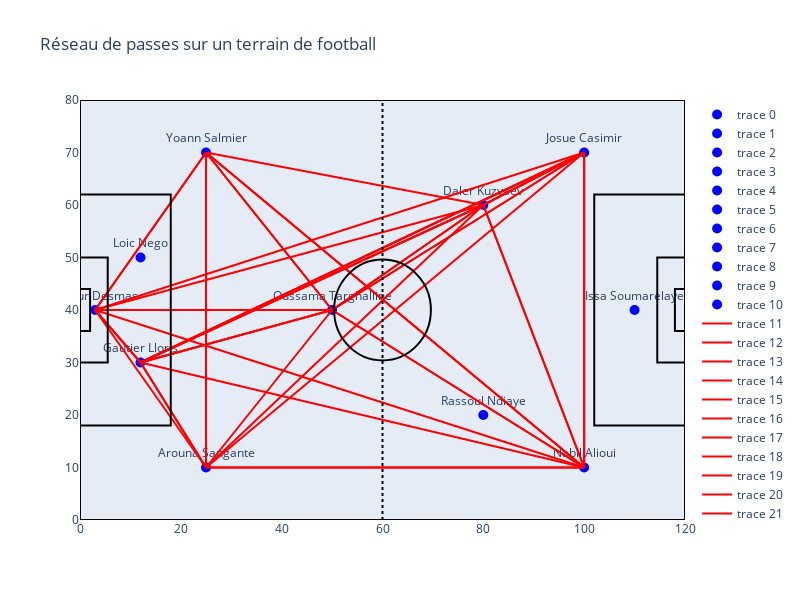

The notebook cell this image was saved under:
### Code cell
import plotly.graph_objs as go

def visualize_pass_network(player_positions_df, passes_df):
    # Convert dataframes to dictionaries
    players_positions = {
        row['player.name']: (row['location.x'], row['location.y'])
        for index, row in player_positions_df.iterrows()
    }

    # Calculate pass information
    pass_info = passes_df.groupby(['player.name']).agg(
        num_passes=('pass.length', 'size'),
        avg_pass_length=('pass.length', 'mean')
    ).reset_index()

    pass_info_received = passes_df.groupby(['pass.recipient.name']).agg(
        num_passes_received=('pass.length', 'size'),
        avg_pass_length_received=('pass.length', 'mean')
    ).reset_index()

    # Create dictionaries for pass info
    pass_info_dict = {
        row['player.name']: {
            'num_passes': row['num_passes'],
            'avg_pass_length': row['avg_pass_length']
        }
        for index, row in pass_info.iterrows()
    }

    pass_info_received_dict = {
        row['pass.recipient.name']: {
            'num_passes_received': row['num_passes_received'],
            'avg_pass_length_received': row['avg_pass_length_received']
        }
        for index, row in pass_info_received.iterrows()
    }

    # Trace football field
    fig = go.Figure()

    # Add shapes to represent football field
    terrain_shapes = [
        dict(type="rect", x0=0, y0=0, x1=120, y1=80, line=dict(color="Black")),
        dict(type="line", x0=60, y0=0, x1=60, y1=80, line=dict(color="Black", dash="dot")),
        dict(type="rect", x0=0, y0=18, x1=18, y1=62, line=dict(color="Black")),
        dict(type="rect", x0=102, y0=18, x1=120, y1=62, line=dict(color="Black")),
        dict(type="rect", x0=0, y0=30, x1=5.5, y1=50, line=dict(color="Black")),
        dict(type="rect", x0=114.5, y0=30, x1=120, y1=50, line=dict(color="Black")),
        dict(type="rect", x0=0, y0=36, x1=2, y1=44, line=dict(color="Black")),
        dict(type="rect", x0=118, y0=36, x1=120, y1=44, line=dict(color="Black")),
        dict(type="circle", xref="x", yref="y", x0=50.4, y0=30.4, x1=69.6, y1=49.6, line_color="Black"),
    ]
    fig.update_layout(shapes=terrain_shapes)

    # Add players on the field with pass info
    for player, pos in players_positions.items():
        passes_from_player = pass_info_dict.get(player, {'num_passes': 0, 'avg_pass_length': 0})
        passes_to_player = pass_info_received_dict.get(player, {'num_passes_received': 0, 'avg_pass_length_received': 0})

        hover_text = (
            f"Joueur: {player}<br>"
            f"Nombre de passes effectuées: {passes_from_player['num_passes']}<br>"
            f"Longueur moyenne des passes effectuées: {passes_from_player['avg_pass_length']:.2f} m<br>"
            f"Nombre de passes reçues: {passes_to_player['num_passes_received']}<br>"
            f"Longueur moyenne des passes reçues: {passes_to_player['avg_pass_length_received']:.2f} m"
        )

        fig.add_trace(go.Scatter(
            x=[pos[0]],
            y=[pos[1]],
            mode='markers+text',
            text=[player],
            textposition="top center",
            marker=dict(size=10, color='blue'),
            hovertext=hover_text,
            hoverinfo="text"
        ))

    # Calculate number and average length of passes between players
    passes_between_players = passes_df.groupby(['player.name', 'pass.recipient.name']).agg(
        num_passes=('pass.length', 'size'),
        avg_pass_length=('pass.length', 'mean')
    ).reset_index()

    # Add passes
    for row in passes_between_players.itertuples():
        if row[1] in players_positions and row[2] in players_positions:
            start = players_positions[row[1]]
            end = players_positions[row[2]]
            hover_text = (
                f"Passes de {row[1]} à {row[2]}<br>"
                f"Nombre de passes: {row.num_passes}<br>"
                f"Longueur moyenne des passes: {row.avg_pass_length:.2f} m"
            )
            fig.add_trace(go.Scatter(
                x=[start[0], end[0]],
                y=[start[1], end[1]],
                mode='lines',
                line=dict(width=2, color='red'),
                hovertext=hover_text,
                hoverinfo="text"
            ))

    fig.update_layout(
        title="Réseau de passes sur un terrain de football",
        xaxis=dict(range=[0, 120], showgrid=False, zeroline=False),
        yaxis=dict(range=[0, 80], showgrid=False, zeroline=False),
        width=800,
        height=600
    )
    fig.show()

visualize_pass_network(df_positions, df_passes)

### Figure 1 — Plotly figure (JSON) as saved in the notebook; plotly's stock layout.template omitted (floating-point values rounded to 4 significant figures)
{"data": [{"hoverinfo": "text", "hovertext": "Joueur: Arthur Desmas<br>Nombre de passes effectuées: 23<br>Longueur moyenne des passes effectuées: 44.32 m<br>Nombre de passes reçues: 5<br>Longueur moyenne des passes reçues: 22.77 m", "marker": {"color": "blue", "size": 10}, "mode": "markers+text", "text": ["Arthur Desmas"], "textposition": "top center", "type": "scatter", "x": [3], "y": [40]}, {"hoverinfo": "text", "hovertext": "Joueur: Gautier Lloris<br>Nombre de passes effectuées: 32<br>Longueur moyenne des passes effectuées: 13.61 m<br>Nombre de passes reçues: 24<br>Longueur moyenne des passes reçues: 18.73 m", "marker": {"color": "blue", "size": 10}, "mode": "markers+text", "text": ["Gautier Lloris"], "textposition": "top center", "type": "scatter", "x": [12], "y": [30]}, {"hoverinfo": "text", "hovertext": "Joueur: Loic Nego<br>Nombre de passes effectuées: 0<br>Longueur moyenne des passes effectuées: 0.00 m<br>Nombre de passes reçues: 0<br>Longueur moyenne des passes reçues: 0.00 m", "marker": {"color": "blue", "size": 10}, "mode": "markers+text", "text": ["Loic Nego"], "textposition": "top center", "type": "scatter", "x": [12], "y": [50]}, {"hoverinfo": "text", "hovertext": "Joueur: Arouna Sangante<br>Nombre de passes effectuées: 28<br>Longueur moyenne des passes effectuées: 33.87 m<br>Nombre de passes reçues: 15<br>Longueur moyenne des passes reçues: 19.06 m", "marker": {"color": "blue", "size": 10}, "mode": "markers+text", "text": ["Arouna Sangante"], "textposition": "top center", "type": "scatter", "x": [25], "y": [10]}, {"hoverinfo": "text", "hovertext": "Joueur: Yoann Salmier<br>Nombre de passes effectuées: 30<br>Longueur moyenne des passes effectuées: 24.64 m<br>Nombre de passes reçues: 14<br>Longueur moyenne des passes reçues: 18.33 m", "marker": {"color": "blue", "size": 10}, "mode": "markers+text", "text": ["Yoann Salmier"], "textposition": "top center", "type": "scatter", "x": [25], "y": [70]}, {"hoverinfo": "text", "hovertext": "Joueur: Oussama Targhalline<br>Nombre de passes effectuées: 57<br>Longueur moyenne des passes effectuées: 16.38 m<br>Nombre de passes reçues: 47<br>Longueur moyenne des passes reçues: 13.34 m", "marker": {"color": "blue", "size": 10}, "mode": "markers+text", "text": ["Oussama Targhalline"], "textposition": "top center", "type": "scatter", "x": [50], "y": [40]}, {"hoverinfo": "text", "hovertext": "Joueur: Rassoul Ndiaye<br>Nombre de passes effectuées: 0<br>Longueur moyenne des passes effectuées: 0.00 m<br>Nombre de passes reçues: 0<br>Longueur moyenne des passes reçues: 0.00 m", "marker": {"color": "blue", "size": 10}, "mode": "markers+text", "text": ["Rassoul Ndiaye"], "textposition": "top center", "type": "scatter", "x": [80], "y": [20]}, {"hoverinfo": "text", "hovertext": "Joueur: Daler Kuzyaev<br>Nombre de passes effectuées: 37<br>Longueur moyenne des passes effectuées: 15.20 m<br>Nombre de passes reçues: 31<br>Longueur moyenne des passes reçues: 13.66 m", "marker": {"color": "blue", "size": 10}, "mode": "markers+text", "text": ["Daler Kuzyaev"], "textposition": "top center", "type": "scatter", "x": [80], "y": [60]}, {"hoverinfo": "text", "hovertext": "Joueur: Nabil Alioui<br>Nombre de passes effectuées: 13<br>Longueur moyenne des passes effectuées: 21.49 m<br>Nombre de passes reçues: 29<br>Longueur moyenne des passes reçues: 23.48 m", "marker": {"color": "blue", "size": 10}, "mode": "markers+text", "text": ["Nabil Alioui"], "textposition": "top center", "type": "scatter", "x": [100], "y": [10]}, {"hoverinfo": "text", "hovertext": "Joueur: Josue Casimir<br>Nombre de passes effectuées: 38<br>Longueur moyenne des passes effectuées: 16.64 m<br>Nombre de passes reçues: 38<br>Longueur moyenne des passes reçues: 19.78 m", "marker": {"color": "blue", "size": 10}, "mode": "markers+text", "text": ["Josue Casimir"], "textposition": "top center", "type": "scatter", "x": [100], "y": [70]}, {"hoverinfo": "text", "hovertext": "Joueur: Issa Soumarelaye<br>Nombre de passes effectuées: 0<br>Longueur moyenne des passes effectuées: 0.00 m<br>Nombre de passes reçues: 0<br>Longueur moyenne des passes reçues: 0.00 m", "marker": {"color": "blue", "size": 10}, "mode": "markers+text", "text": ["Issa Soumarelaye"], "textposition": "top center", "type": "scatter", "x": [110], "y": [40]}, {"hoverinfo": "text", "hovertext": "Passes de Arouna Sangante à Gautier Lloris<br>Nombre de passes: 5<br>Longueur moyenne des passes: 21.21 m", "line": {"color": "red", "width": 2}, "mode": "lines", "type": "scatter", "x": [25, 12], "y": [10, 30]}, {"hoverinfo": "text", "hovertext": "Passes de Arouna Sangante à Josue Casimir<br>Nombre de passes: 4<br>Longueur moyenne des passes: 33.33 m", "line": {"color": "red", "width": 2}, "mode": "lines", "type": "scatter", "x": [25, 100], "y": [10, 70]}, {"hoverinfo": "text", "hovertext": "Passes de Arouna Sangante à Nabil Alioui<br>Nombre de passes: 1<br>Longueur moyenne des passes: 57.73 m", "line": {"color": "red", "width": 2}, "mode": "lines", "type": "scatter", "x": [25, 100], "y": [10, 10]}, {"hoverinfo": "text", "hovertext": "Passes de Arouna Sangante à Oussama Targhalline<br>Nombre de passes: 2<br>Longueur moyenne des passes: 5.35 m", "line": {"color": "red", "width": 2}, "mode": "lines", "type": "scatter", "x": [25, 50], "y": [10, 40]}, {"hoverinfo": "text", "hovertext": "Passes de Arouna Sangante à Yoann Salmier<br>Nombre de passes: 4<br>Longueur moyenne des passes: 19.19 m", "line": {"color": "red", "width": 2}, "mode": "lines", "type": "scatter", "x": [25, 25], "y": [10, 70]}, {"hoverinfo": "text", "hovertext": "Passes de Arthur Desmas à Arouna Sangante<br>Nombre de passes: 1<br>Longueur moyenne des passes: 12.80 m", "line": {"color": "red", "width": 2}, "mode": "lines", "type": "scatter", "x": [3, 25], "y": [40, 10]}, {"hoverinfo": "text", "hovertext": "Passes de Arthur Desmas à Daler Kuzyaev<br>Nombre de passes: 1<br>Longueur moyenne des passes: 21.86 m", "line": {"color": "red", "width": 2}, "mode": "lines", "type": "scatter", "x": [3, 80], "y": [40, 60]}, {"hoverinfo": "text", "hovertext": "Passes de Arthur Desmas à Gautier Lloris<br>Nombre de passes: 4<br>Longueur moyenne des passes: 21.14 m", "line": {"color": "red", "width": 2}, "mode": "lines", "type": "scatter", "x": [3, 12], "y": [40, 30]}, {"hoverinfo": "text", "hovertext": "Passes de Arthur Desmas à Josue Casimir<br>Nombre de passes: 2<br>Longueur moyenne des passes: 43.38 m", "line": {"color": "red", "width": 2}, "mode": "lines", "type": "scatter", "x": [3, 100], "y": [40, 70]}, {"hoverinfo": "text", "hovertext": "Passes de Arthur Desmas à Nabil Alioui<br>Nombre de passes: 1<br>Longueur moyenne des passes: 73.36 m", "line": {"color": "red", "width": 2}, "mode": "lines", "type": "scatter", "x": [3, 100], "y": [40, 10]}, {"hoverinfo": "text", "hovertext": "Passes de Arthur Desmas à Oussama Targhalline<br>Nombre de passes: 2<br>Longueur moyenne des passes: 26.52 m", "line": {"color": "red", "width": 2}, "mode": "lines", "type": "scatter", "x": [3, 50], "y": [40, 40]}, {"hoverinfo": "text", "hovertext": "Passes de Arthur Desmas à Yoann Salmier<br>Nombre de passes: 1<br>Longueur moyenne des passes: 26.30 m", "line": {"color": "red", "width": 2}, "mode": "lines", "type": "scatter", "x": [3, 25], "y": [40, 70]}, {"hoverinfo": "text", "hovertext": "Passes de Daler Kuzyaev à Arouna Sangante<br>Nombre de passes: 1<br>Longueur moyenne des passes: 16.02 m", "line": {"color": "red", "width": 2}, "mode": "lines", "type": "scatter", "x": [80, 25], "y": [60, 10]}, {"hoverinfo": "text", "hovertext": "Passes de Daler Kuzyaev à Gautier Lloris<br>Nombre de passes: 3<br>Longueur moyenne des passes: 16.61 m", "line": {"color": "red", "width": 2}, "mode": "lines", "type": "scatter", "x": [80, 12], "y": [60, 30]}, {"hoverinfo": "text", "hovertext": "Passes de Daler Kuzyaev à Josue Casimir<br>Nombre de passes: 8<br>Longueur moyenne des passes: 16.94 m", "line": {"color": "red", "width": 2}, "mode": "lines", "type": "scatter", "x": [80, 100], "y": [60, 70]}, {"hoverinfo": "text", "hovertext": "Passes de Daler Kuzyaev à Nabil Alioui<br>Nombre de passes: 3<br>Longueur moyenne des passes: 13.90 m", "line": {"color": "red", "width": 2}, "mode": "lines", "type": "scatter", "x": [80, 100], "y": [60, 10]}, {"hoverinfo": "text", "hovertext": "Passes de Daler Kuzyaev à Oussama Targhalline<br>Nombre de passes: 7<br>Longueur moyenne des passes: 13.05 m", "line": {"color": "red", "width": 2}, "mode": "lines", "type": "scatter", "x": [80, 50], "y": [60, 40]}, {"hoverinfo": "text", "hovertext": "Passes de Gautier Lloris à Arouna Sangante<br>Nombre de passes: 4<br>Longueur moyenne des passes: 15.06 m", "line": {"color": "red", "width": 2}, "mode": "lines", "type": "scatter", "x": [12, 25], "y": [30, 10]}, {"hoverinfo": "text", "hovertext": "Passes de Gautier Lloris à Arthur Desmas<br>Nombre de passes: 2<br>Longueur moyenne des passes: 10.88 m", "line": {"color": "red", "width": 2}, "mode": "lines", "type": "scatter", "x": [12, 3], "y": [30, 40]}, {"hoverinfo": "text", "hovertext": "Passes de Gautier Lloris à Daler Kuzyaev<br>Nombre de passes: 5<br>Longueur moyenne des passes: 13.90 m", "line": {"color": "red", "width": 2}, "mode": "lines", "type": "scatter", "x": [12, 80], "y": [30, 60]}, {"hoverinfo": "text", "hovertext": "Passes de Gautier Lloris à Josue Casimir<br>Nombre de passes: 7<br>Longueur moyenne des passes: 13.30 m", "line": {"color": "red", "width": 2}, "mode": "lines", "type": "scatter", "x": [12, 100], "y": [30, 70]}, {"hoverinfo": "text", "hovertext": "Passes de Gautier Lloris à Nabil Alioui<br>Nombre de passes: 1<br>Longueur moyenne des passes: 36.67 m", "line": {"color": "red", "width": 2}, "mode": "lines", "type": "scatter", "x": [12, 100], "y": [30, 10]}, {"hoverinfo": "text", "hovertext": "Passes de Gautier Lloris à Oussama Targhalline<br>Nombre de passes: 4<br>Longueur moyenne des passes: 12.42 m", "line": {"color": "red", "width": 2}, "mode": "lines", "type": "scatter", "x": [12, 50], "y": [30, 40]}, {"hoverinfo": "text", "hovertext": "Passes de Josue Casimir à Daler Kuzyaev<br>Nombre de passes: 1<br>Longueur moyenne des passes: 3.77 m", "line": {"color": "red", "width": 2}, "mode": "lines", "type": "scatter", "x": [100, 80], "y": [70, 60]}, {"hoverinfo": "text", "hovertext": "Passes de Josue Casimir à Gautier Lloris<br>Nombre de passes: 5<br>Longueur moyenne des passes: 9.93 m", "line": {"color": "red", "width": 2}, "mode": "lines", "type": "scatter", "x": [100, 12], "y": [70, 30]}, {"hoverinfo": "text", "hovertext": "Passes de Josue Casimir à Nabil Alioui<br>Nombre de passes: 5<br>Longueur moyenne des passes: 20.04 m", "line": {"color": "red", "width": 2}, "mode": "lines", "type": "scatter", "x": [100, 100], "y": [70, 10]}, {"hoverinfo": "text", "hovertext": "Passes de Josue Casimir à Oussama Targhalline<br>Nombre de passes: 6<br>Longueur moyenne des passes: 11.78 m", "line": {"color": "red", "width": 2}, "mode": "lines", "type": "scatter", "x": [100, 50], "y": [70, 40]}, {"hoverinfo": "text", "hovertext": "Passes de Nabil Alioui à Arouna Sangante<br>Nombre de passes: 1<br>Longueur moyenne des passes: 20.81 m", "line": {"color": "red", "width": 2}, "mode": "lines", "type": "scatter", "x": [100, 25], "y": [10, 10]}, {"hoverinfo": "text", "hovertext": "Passes de Nabil Alioui à Daler Kuzyaev<br>Nombre de passes: 1<br>Longueur moyenne des passes: 5.84 m", "line": {"color": "red", "width": 2}, "mode": "lines", "type": "scatter", "x": [100, 80], "y": [10, 60]}, {"hoverinfo": "text", "hovertext": "Passes de Nabil Alioui à Josue Casimir<br>Nombre de passes: 1<br>Longueur moyenne des passes: 14.99 m", "line": {"color": "red", "width": 2}, "mode": "lines", "type": "scatter", "x": [100, 100], "y": [10, 70]}, {"hoverinfo": "text", "hovertext": "Passes de Nabil Alioui à Oussama Targhalline<br>Nombre de passes: 1<br>Longueur moyenne des passes: 11.82 m", "line": {"color": "red", "width": 2}, "mode": "lines", "type": "scatter", "x": [100, 50], "y": [10, 40]}, {"hoverinfo": "text", "hovertext": "Passes de Nabil Alioui à Yoann Salmier<br>Nombre de passes: 1<br>Longueur moyenne des passes: 32.74 m", "line": {"color": "red", "width": 2}, "mode": "lines", "type": "scatter", "x": [100, 25], "y": [10, 70]}, {"hoverinfo": "text", "hovertext": "Passes de Oussama Targhalline à Daler Kuzyaev<br>Nombre de passes: 6<br>Longueur moyenne des passes: 11.16 m", "line": {"color": "red", "width": 2}, "mode": "lines", "type": "scatter", "x": [50, 80], "y": [40, 60]}, {"hoverinfo": "text", "hovertext": "Passes de Oussama Targhalline à Gautier Lloris<br>Nombre de passes: 2<br>Longueur moyenne des passes: 18.91 m", "line": {"color": "red", "width": 2}, "mode": "lines", "type": "scatter", "x": [50, 12], "y": [40, 30]}, {"hoverinfo": "text", "hovertext": "Passes de Oussama Targhalline à Josue Casimir<br>Nombre de passes: 9<br>Longueur moyenne des passes: 18.89 m", "line": {"color": "red", "width": 2}, "mode": "lines", "type": "scatter", "x": [50, 100], "y": [40, 70]}, {"hoverinfo": "text", "hovertext": "Passes de Oussama Targhalline à Nabil Alioui<br>Nombre de passes: 2<br>Longueur moyenne des passes: 15.61 m", "line": {"color": "red", "width": 2}, "mode": "lines", "type": "scatter", "x": [50, 100], "y": [40, 10]}, {"hoverinfo": "text", "hovertext": "Passes de Oussama Targhalline à Yoann Salmier<br>Nombre de passes: 1<br>Longueur moyenne des passes: 21.36 m", "line": {"color": "red", "width": 2}, "mode": "lines", "type": "scatter", "x": [50, 25], "y": [40, 70]}, {"hoverinfo": "text", "hovertext": "Passes de Yoann Salmier à Arouna Sangante<br>Nombre de passes: 4<br>Longueur moyenne des passes: 21.91 m", "line": {"color": "red", "width": 2}, "mode": "lines", "type": "scatter", "x": [25, 25], "y": [70, 10]}, {"hoverinfo": "text", "hovertext": "Passes de Yoann Salmier à Arthur Desmas<br>Nombre de passes: 1<br>Longueur moyenne des passes: 40.71 m", "line": {"color": "red", "width": 2}, "mode": "lines", "type": "scatter", "x": [25, 3], "y": [70, 40]}, {"hoverinfo": "text", "hovertext": "Passes de Yoann Salmier à Daler Kuzyaev<br>Nombre de passes: 2<br>Longueur moyenne des passes: 14.92 m", "line": {"color": "red", "width": 2}, "mode": "lines", "type": "scatter", "x": [25, 80], "y": [70, 60]}, {"hoverinfo": "text", "hovertext": "Passes de Yoann Salmier à Nabil Alioui<br>Nombre de passes: 1<br>Longueur moyenne des passes: 26.06 m", "line": {"color": "red", "width": 2}, "mode": "lines", "type": "scatter", "x": [25, 100], "y": [70, 10]}, {"hoverinfo": "text", "hovertext": "Passes de Yoann Salmier à Oussama Targhalline<br>Nombre de passes: 4<br>Longueur moyenne des passes: 20.20 m", "line": {"color": "red", "width": 2}, "mode": "lines", "type": "scatter", "x": [25, 50], "y": [70, 40]}], "layout": {"height": 600, "shapes": [{"line": {"color": "Black"}, "type": "rect", "x0": 0, "x1": 120, "y0": 0, "y1": 80}, {"line": {"color": "Black", "dash": "dot"}, "type": "line", "x0": 60, "x1": 60, "y0": 0, "y1": 80}, {"line": {"color": "Black"}, "type": "rect", "x0": 0, "x1": 18, "y0": 18, "y1": 62}, {"line": {"color": "Black"}, "type": "rect", "x0": 102, "x1": 120, "y0": 18, "y1": 62}, {"line": {"color": "Black"}, "type": "rect", "x0": 0, "x1": 5.5, "y0": 30, "y1": 50}, {"line": {"color": "Black"}, "type": "rect", "x0": 114.5, "x1": 120, "y0": 30, "y1": 50}, {"line": {"color": "Black"}, "type": "rect", "x0": 0, "x1": 2, "y0": 36, "y1": 44}, {"line": {"color": "Black"}, "type": "rect", "x0": 118, "x1": 120, "y0": 36, "y1": 44}, {"line": {"color": "Black"}, "type": "circle", "x0": 50.4, "x1": 69.6, "xref": "x", "y0": 30.4, "y1": 49.6, "yref": "y"}], "title": {"text": "Réseau de passes sur un terrain de football"}, "width": 800, "xaxis": {"range": [0, 120], "showgrid": false, "zeroline": false}, "yaxis": {"range": [0, 80], "showgrid": false, "zeroline": false}}}
